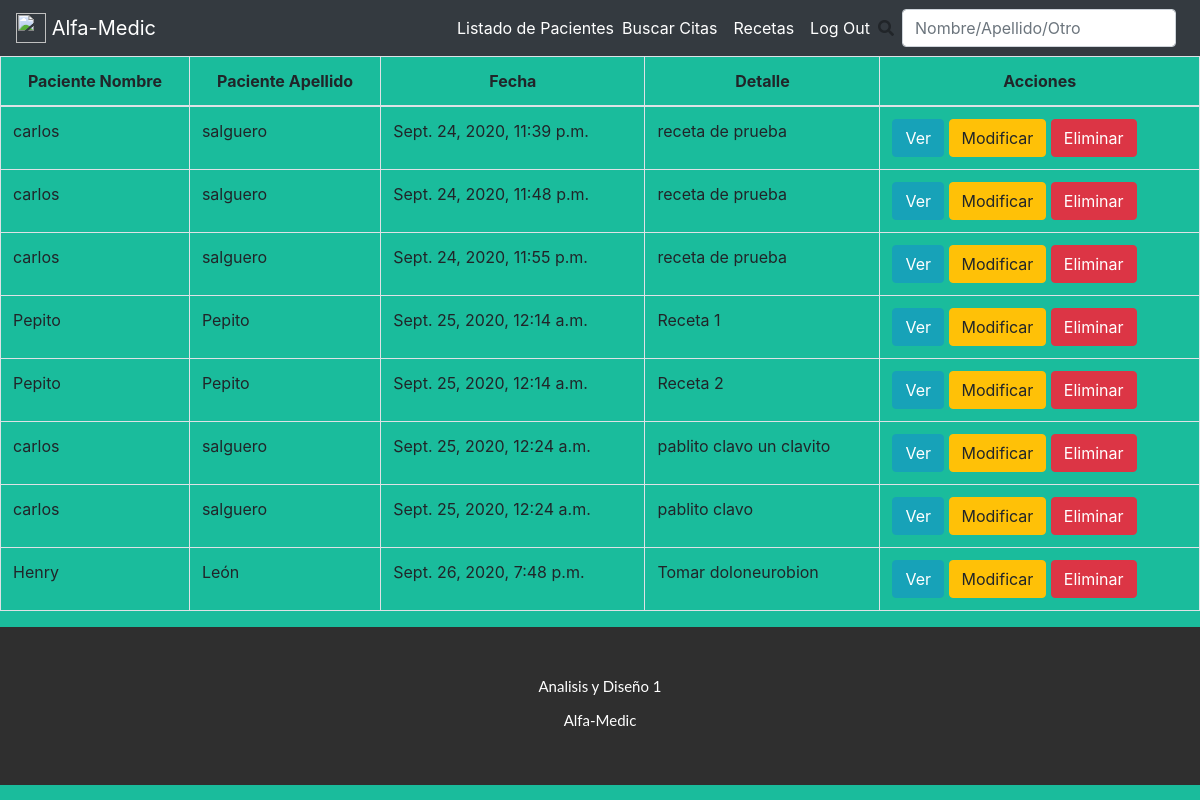
The app's page /recetas/ (signed in), older data.
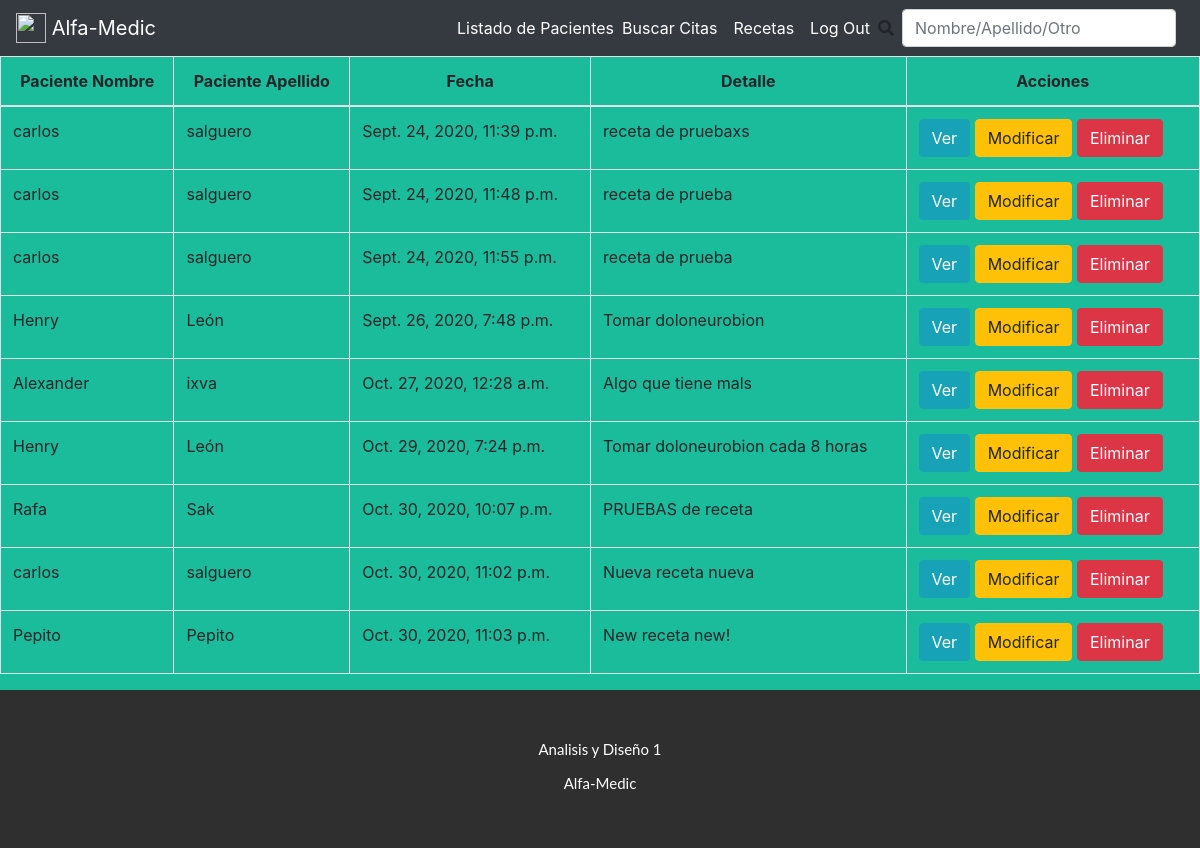
The same page, newer data.
### cita/models.py (models this page shows, shortened)
class Receta(models.Model):
    fecha = models.DateTimeField(auto_now_add=True)
    detalle_receta = models.CharField(max_length=300)
    cita = models.ForeignKey("Cita", related_name="recetas", on_delete=models.CASCADE, blank=True, null=True)
    paciente = models.ForeignKey(Paciente, related_name="recetasPaciente", on_delete=models.CASCADE, blank=True, null=True)
    def get_absolute_url(self):
        return reverse("receta_detail", kwargs={"pk": self.pk})

class Cita(models.Model):
    ESTADO_OPCIONES = [
        ('PENDIENTE', 'Pendiente'),
        ('ATENDIDA', 'Atendida'),
        ('CANCELADA', 'Cancelada'),
    ]
    fecha = models.DateTimeField(auto_now_add=True)
    fecha_cita = models.DateField()
    hora_cita = models.TimeField()
    estado = models.CharField(max_length=10, choices=ESTADO_OPCIONES, default='PENDIENTE')
    comentario = models.CharField(max_length=50)
    paciente = models.ForeignKey("users.Paciente", related_name="citas", on_delete=models.CASCADE)

### users/models.py (models this page shows, shortened)
class Paciente(models.Model):
    GENERO_OPCIONES = [
        ('MASCULINO', 'Masculino'),
        ('FEMENINO', 'Femenino'),
    ]
    nombre = models.CharField(max_length=100)
    apellido = models.CharField(max_length=100)
    telefono = models.CharField(max_length=50, blank=True, null=True)
    telefono_emergencia = models.CharField(max_length=50, blank=True, null=True)
    correo = models.CharField(max_length=100)
    fecha_nacimiento = models.DateField() #DateField(input_formats=settings.DATE_INPUT_FORMATS, null=True, blan=True) para introducir la fecha dd-mm-DDDD
    direccion = models.CharField(max_length=200)
    descripccion = models.CharField(max_length=500, blank=True, null=True)
    sexo = models.CharField(max_length=10, choices=GENERO_OPCIONES, default='FEMENINO')

### pages/views.py (the view)
# urls.py: path('recetas/', RecetasListView.as_view(), name="recetas"),
class RecetasListView(LoginRequiredMixin,ListView):
    login_url = '/notFound'
    model = Receta
    context_object_name="recetas"
    template_name='recetas/lista_de_recetas.html'

### templates/recetas/lista_de_recetas.html (shortened to what this page needs)
{% extends '_base.html' %}
{% load static %}
{% block content %}
    {% include 'recetas/recetas.html' %}
{% endblock content %}

### templates/recetas/recetas.html
{% load static %}
<div class="tabla-recetas">
<table class="table table-bordered">
  <thead>
    <tr>
      <th style="text-align: center;">Paciente Nombre</th>
      <th style="text-align: center;">Paciente Apellido</th>
      <th style="text-align: center;">Fecha</th>
      <th style="text-align: center;">Detalle</th>
      <th style="text-align: center;">Acciones</th>
    </tr>
  </thead>
  <tbody>
  <div class="recetas">
    {% for receta in recetas %}
    <tr>
        <div class="receta">
            {% if receta.cita.paciente.nombre %}
              <td>{{receta.cita.paciente.nombre}}</td>
            {% else %}
              <td>{{receta.paciente.nombre}}</td>
            {% endif %}
            {% if receta.cita.paciente.apellido %}
              <td>{{receta.cita.paciente.apellido}}</td>
            {% else %}
              <td>{{receta.paciente.apellido}}</td>
            {% endif %}
            <td>{{receta.fecha}}</td>
            <td>{{receta.detalle_receta}}</td>
            <td>
              <a href={{receta.get_absolute_url}} class="btn btn-info">Ver</a>
              <a href="{% url 'modificar_receta' receta.pk %}" class="btn btn-warning">Modificar</a>
              <a class="btn btn-danger" href="{% url 'eliminar_receta' receta.pk %}">Eliminar</a>
            </td>
        </div>
    </tr>
    {% endfor %}
    </div>
  </tbody>
</table>
</div>

Row changes from the older to the newer data that the page shows:
removed Receta: cita.paciente.nombre "Pepito", cita.paciente.apellido "Pepito", fecha "Sept. 25, 2020, 12:14 a.m.", detalle_receta "Receta 1"
removed Receta: cita.paciente.nombre "Pepito", cita.paciente.apellido "Pepito", fecha "Sept. 25, 2020, 12:14 a.m.", detalle_receta "Receta 2"
removed Receta: paciente.nombre "carlos", paciente.apellido "salguero", fecha "Sept. 25, 2020, 12:24 a.m.", detalle_receta "pablito clavo un clavito"
removed Receta: paciente.nombre "carlos", paciente.apellido "salguero", fecha "Sept. 25, 2020, 12:24 a.m.", detalle_receta "pablito clavo"
changed Receta: detalle_receta "receta de prueba" → "receta de pruebaxs"
added Receta: paciente.nombre "Alexander", paciente.apellido "ixva", fecha "Oct. 27, 2020, 12:28 a.m.", detalle_receta "Algo que tiene mals"
added Receta: cita.paciente.nombre "Henry", cita.paciente.apellido "León", fecha "Oct. 29, 2020, 7:24 p.m.", detalle_receta "Tomar doloneurobion cada 8 horas"
added Receta: cita.paciente.nombre "Rafa", cita.paciente.apellido "Sak", fecha "Oct. 30, 2020, 10:07 p.m.", detalle_receta "PRUEBAS de receta"
added Receta: paciente.nombre "carlos", paciente.apellido "salguero", fecha "Oct. 30, 2020, 11:02 p.m.", detalle_receta "Nueva receta nueva"
added Receta: paciente.nombre "Pepito", paciente.apellido "Pepito", fecha "Oct. 30, 2020, 11:03 p.m.", detalle_receta "New receta new!"
